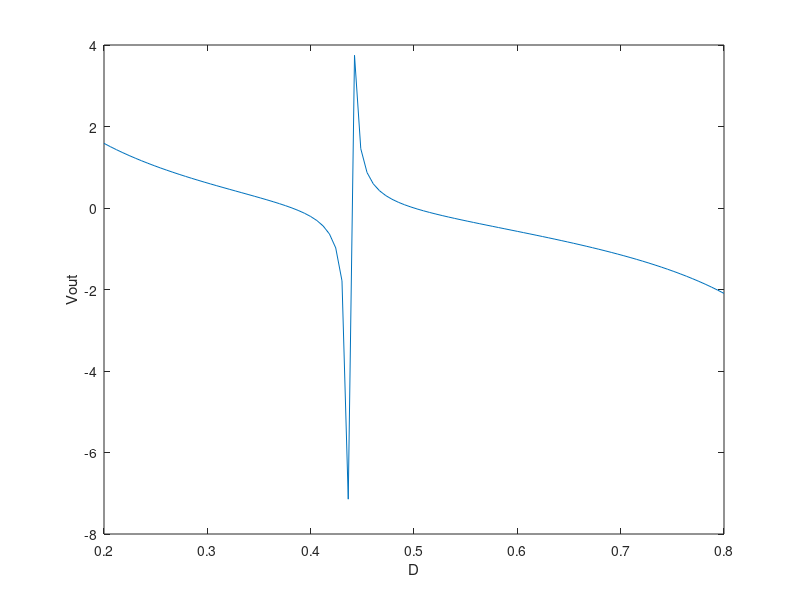

Write MATLAB code to recreate this figure. (Note: this script raises an error after producing the figure.)
R = 4;
C = 1e-6;
L = 64*C;
D0 = 0.5;


%% D transfer

D = linspace(0.2,0.8);
V = (1-2*D)./(D-D.^2);
pre = (V-V.^2)./(1-2*V);
plot(D, pre);
xlim([0.2, 0.8]);
xlabel('D');
ylabel('Vout');

%% relation between D

D1 = 0.42
D2 = 1
D0 = (D1+D2)*(D1*D2)/(D1^2+D2^2)

%% plot various D
hold on
for d = linspace(0, 0.2, 10)
    D1 = 0.5+d
    D2 = 0.5-d
    D0 = (D1+D2)*(D1*D2)/(D1^2+D2^2)
    
    sys1 = ctl2out(R, L, C, D1, D0);
    sys2 = ctl2out(R, L, C, D2, D0);

    brsys = sys1+sys2
    %bode(brsys)
    stepplot(brsys)
    %pzmap(brsys)
end